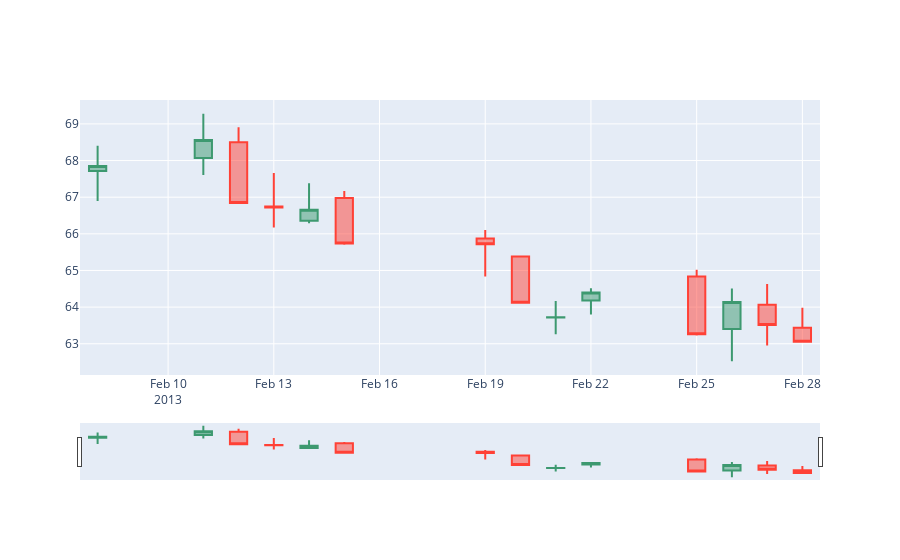

Notebook cell for this chart:
### Code cell
# Candlestick chart of Feb 2018
trace = go.Candlestick(x=data_appl['2013-02'].index,
                open=data_appl['2013-02'].open,
                high=data_appl['2013-02'].high,
                low=data_appl['2013-02'].low,
                close=data_appl['2013-02'].close)
dataa = [trace]
iplot(dataa, filename='simple_candlestick')

### Figure 1 — Plotly figure (JSON) as saved in the notebook; plotly's stock layout.template omitted (floating-point values rounded to 4 significant figures)
{"data": [{"close": [67.85, 68.56, 66.84, 66.72, 66.66, 65.74, 65.71, 64.12, 63.72, 64.4, 63.26, 64.14, 63.51, 63.06], "high": [68.4, 69.28, 68.91, 67.66, 67.38, 67.17, 66.1, 65.38, 64.17, 64.51, 65.02, 64.51, 64.63, 63.98], "low": [66.89, 67.61, 66.82, 66.17, 66.29, 65.7, 64.84, 64.11, 63.26, 63.8, 63.22, 62.52, 62.95, 63.06], "open": [67.71, 68.07, 68.5, 66.74, 66.36, 66.98, 65.87, 65.38, 63.71, 64.18, 64.84, 63.4, 64.06, 63.44], "type": "candlestick", "x": ["2013-02-08T00:00:00", "2013-02-11T00:00:00", "2013-02-12T00:00:00", "2013-02-13T00:00:00", "2013-02-14T00:00:00", "2013-02-15T00:00:00", "2013-02-19T00:00:00", "2013-02-20T00:00:00", "2013-02-21T00:00:00", "2013-02-22T00:00:00", "2013-02-25T00:00:00", "2013-02-26T00:00:00", "2013-02-27T00:00:00", "2013-02-28T00:00:00"]}], "layout": {}}
